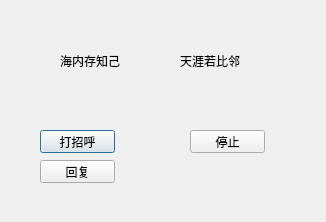
<?xml version="1.0" encoding="UTF-8"?>
<ui version="4.0">
 <class>Dialog</class>
 <widget class="QDialog" name="Dialog">
  <property name="geometry">
   <rect>
    <x>0</x>
    <y>0</y>
    <width>326</width>
    <height>222</height>
   </rect>
  </property>
  <property name="windowTitle">
   <string>Dialog</string>
  </property>
  <widget class="QLabel" name="label">
   <property name="geometry">
    <rect>
     <x>60</x>
     <y>50</y>
     <width>81</width>
     <height>21</height>
    </rect>
   </property>
   <property name="text">
    <string>海内存知己</string>
   </property>
  </widget>
  <widget class="QLabel" name="label_2">
   <property name="geometry">
    <rect>
     <x>180</x>
     <y>50</y>
     <width>81</width>
     <height>21</height>
    </rect>
   </property>
   <property name="text">
    <string>天涯若比邻</string>
   </property>
  </widget>
  <widget class="QPushButton" name="pushButton">
   <property name="geometry">
    <rect>
     <x>40</x>
     <y>130</y>
     <width>75</width>
     <height>23</height>
    </rect>
   </property>
   <property name="text">
    <string>打招呼</string>
   </property>
  </widget>
  <widget class="QPushButton" name="pushButton_2">
   <property name="geometry">
    <rect>
     <x>190</x>
     <y>130</y>
     <width>75</width>
     <height>23</height>
    </rect>
   </property>
   <property name="text">
    <string>停止</string>
   </property>
  </widget>
  <widget class="QPushButton" name="pushButton_3">
   <property name="geometry">
    <rect>
     <x>40</x>
     <y>160</y>
     <width>75</width>
     <height>23</height>
    </rect>
   </property>
   <property name="text">
    <string>回复</string>
   </property>
  </widget>
 </widget>
 <resources/>
 <connections/>
</ui>
